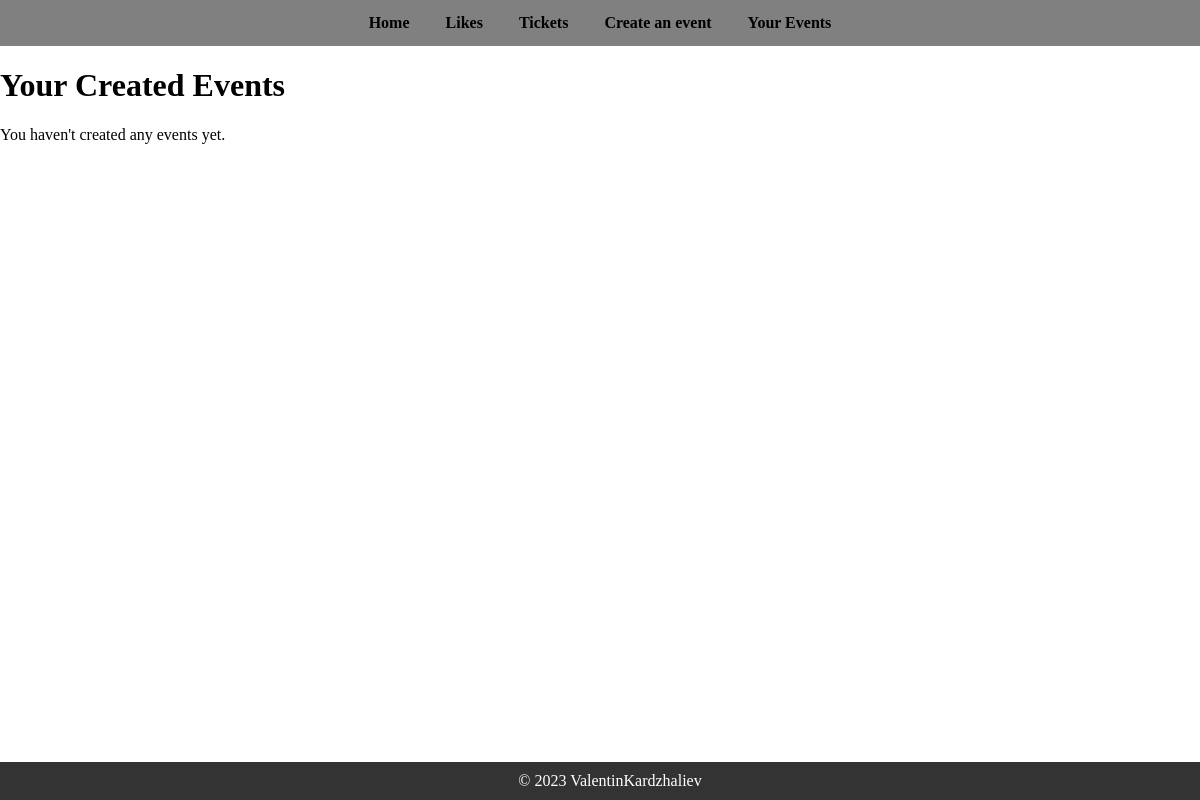
/events/user-events/ (signed in), run on an earlier commit of the app's database.
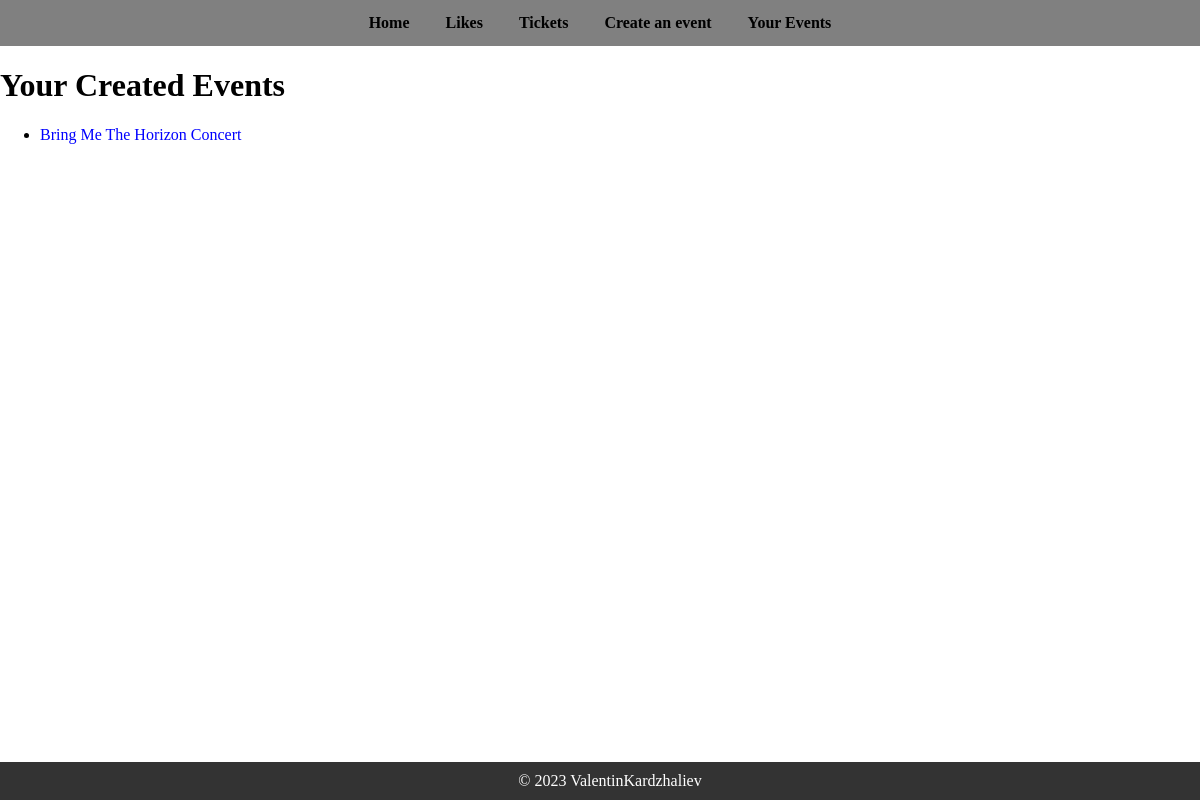
And on a later commit of the database.
### event_ticketing_system/events/models.py (models this page shows, shortened)
class Event(models.Model):
    MUSIC = 'Music'
    NIGHTLIFE = 'Nightlife'
    PERFORMING_VISUAL_ARTS = 'Performing & Visual Arts'
    HOLIDAYS = 'Holidays'
    HEALTH = 'Health'
    HOBBIES = 'Hobbies'
    BUSINESS = 'Business'
    FOOD_DRINK = 'Food & Drink'
    CATEGORY_CHOICES = [
        (MUSIC, 'Music'),
        (NIGHTLIFE, 'Nightlife'),
        (PERFORMING_VISUAL_ARTS, 'Performing & Visual Arts'),
        (HOLIDAYS, 'Holidays'),
        (HEALTH, 'Health'),
        (HOBBIES, 'Hobbies'),
        (BUSINESS, 'Business'),
        (FOOD_DRINK, 'Food & Drink'),
    ]
    title = models.CharField(max_length=255)
    description = models.TextField()
    date_and_time = models.DateTimeField()
    venue = models.CharField(max_length=255)
    category = models.CharField(max_length=50, choices=CATEGORY_CHOICES)
    contact_information = models.CharField(max_length=255)
    organizer = models.CharField(max_length=255)
    image = models.ImageField(upload_to='event_images/', null=True, blank=True)
    creator = models.ForeignKey(UserModel, on_delete=models.CASCADE, related_name='created_events')

### event_ticketing_system/events/views.py (the view)
# urls.py: path('user-events/', user_created_events, name='user_created_events'),
@login_required
def user_created_events(request):
    events_created_by_user = Event.objects.filter(creator=request.user)
    context = {'user_created_events': events_created_by_user}
    return render(request, 'events/user_created_events.html', context)

### templates/events/user_created_events.html (shortened to what this page needs)
{% extends 'base/base.html' %}
{% block content %}
    <h1>Your Created Events</h1>
    {% if user_created_events %}
        <ul>
            {% for event in user_created_events %}
                <li>
                    <a href="{% url 'event details' pk=event.pk %}">{{ event.title }}</a>
                </li>
            {% endfor %}
        </ul>
    {% else %}
        <p>You haven't created any events yet.</p>
    {% endif %}
{% endblock %}

What changed in the data, as far as the page shows it:
added Event: title "Bring Me The Horizon Concert"
Also different on the page:
text no longer shown: "You haven't created any events yet."
